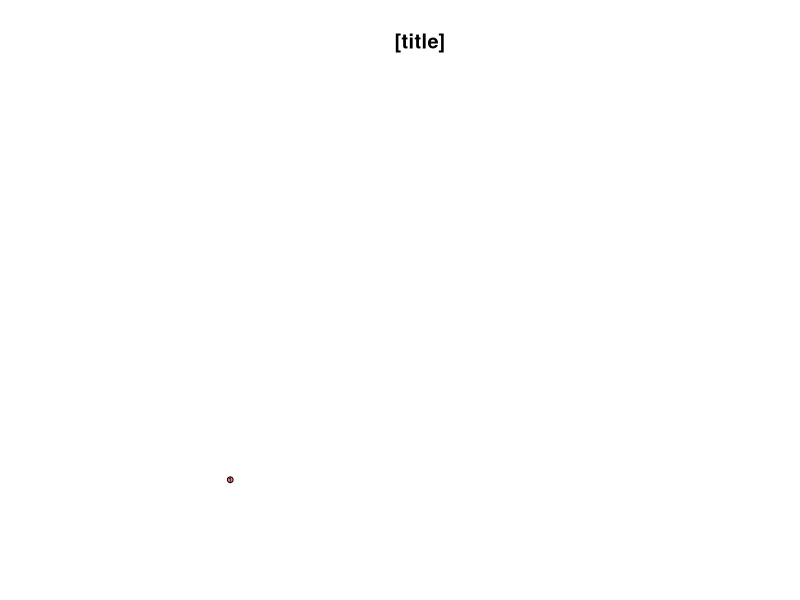
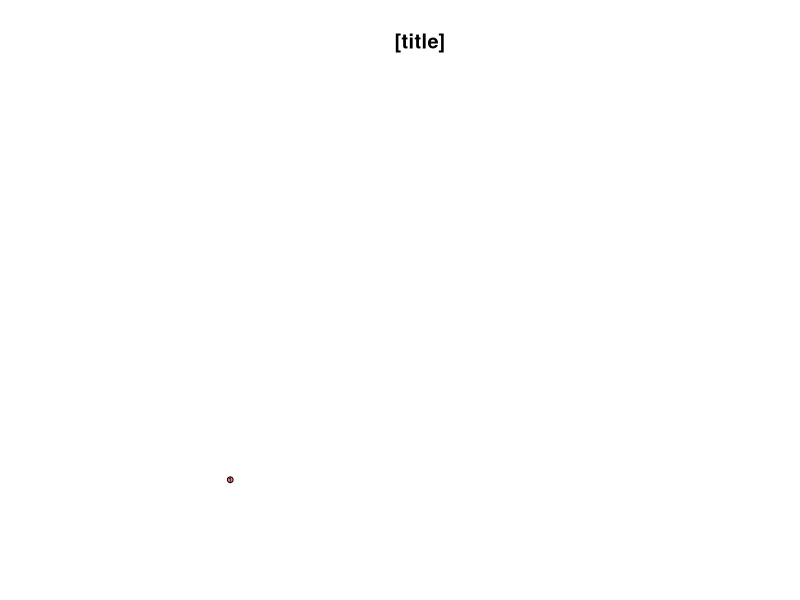

These charts were generated, in order, by the following R code:
#THIS IS A DRAFT, THRESHOLDING METHOD IS ON IT'S WAY

args = commandArgs(trailingOnly=TRUE)
matrix_confirm_temp = args[1]
var_score_to_pass = args[2]

#csv var passed from python wrapper script

#formatting
matrix_confirm <- as.matrix(matrix_confirm_temp)
mode(matrix_confirm) <- "numeric"   

#actual igraph, two for different layout options
library("igraph")
ig <- graph.adjacency(matrix_confirm, mode="undirected", weighted=TRUE, diag = FALSE, add.colnames = NULL)

community_clustering <- fastgreedy.community(ig)
cluster_colours <- rainbow(max(membership(community_clustering)), alpha = 0.5)

l <- layout <- layout.reingold.tilford(ig, circular=T)
ll <- layout.fruchterman.reingold(ig, niter=5000)
#layout_nicel  with the same params = same graph. This seems to be the best network layout for this data. If you want to play around with layouts, we highly recommend a high number of iterations like we've used, as it makes a significant difference in clustering. Higher niter = MUCH more accurate
#circlar plot provided b/c sometimes the characteristics of data can make a typical network hard to read. It's usually not going to be espacially valuable.

pdf(file = "networks_Rplots3.pdf")

plot(ig, layout=l,
     edge.arrow.size=0.5,
     vertex.label.cex=0.5,
     vertex.label.family="Helvetica",
     vertex.label.font=1.5,
     vertex.shape="circle",
     vertex.size=3,
     vertex.color=cluster_colours[membership(community_clustering)],
     vertex.label.color="black",
     main="[title]",
     edge.width=0.3)

plot(ig, layout=ll,
     edge.arrow.size=0.5,
     vertex.label.cex=0.5,
     vertex.label.family="Helvetica",
     vertex.label.font=1.5,
     vertex.shape="circle",
     vertex.size=3,
     vertex.color=cluster_colours[membership(community_clustering)],
     vertex.label.color="black",
     main="[title]",
     edge.width=0.3)

dev.off()
